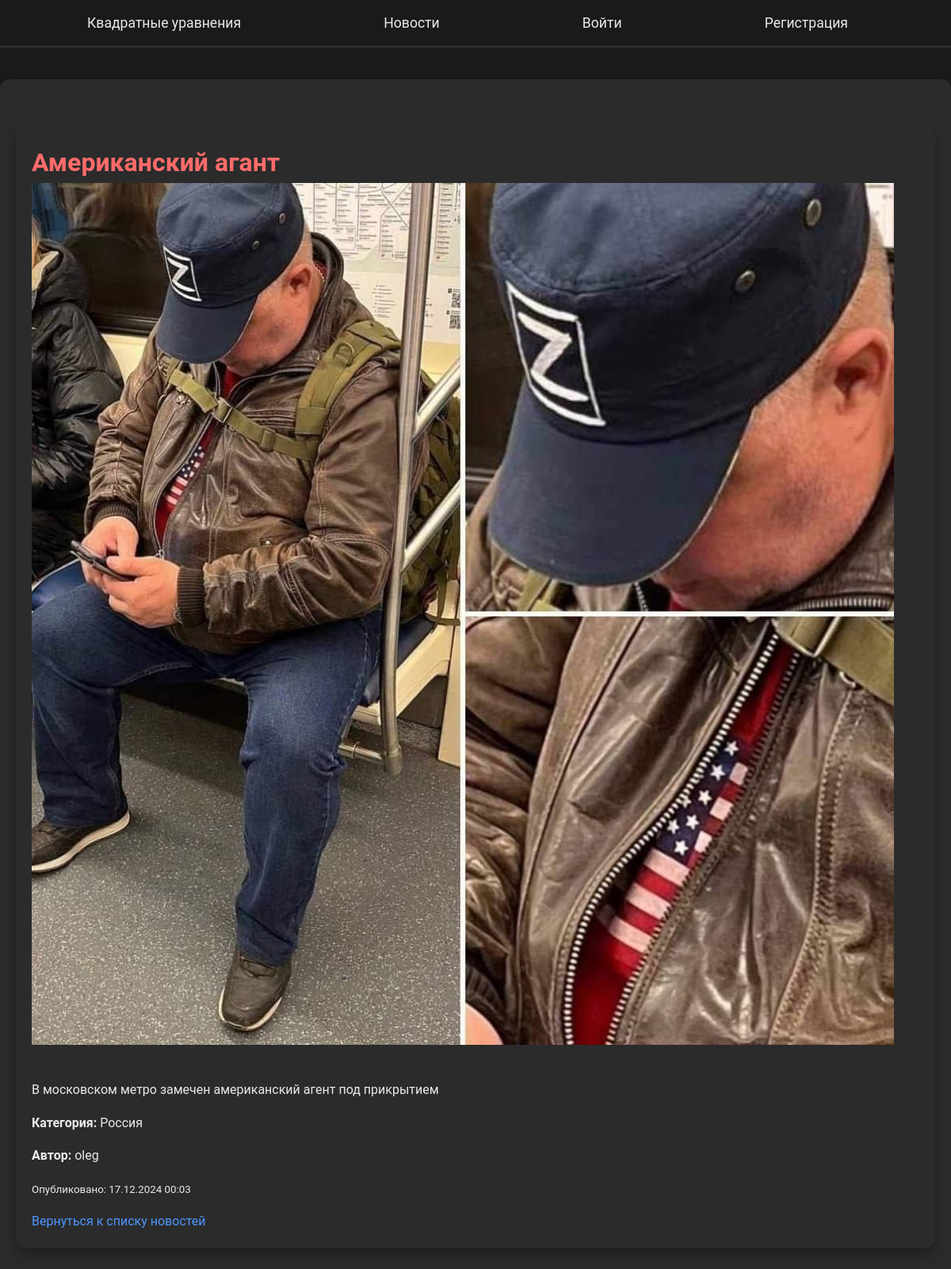
Screenshot of /news/2/ with the database file from the repository.
### news/models.py (models this page shows, shortened)
class News(models.Model):
    STATUS_CHOICES = [
        ('draft', 'Черновик'),
        ('pending', 'На модерации'),
        ('published', 'Опубликован'),
    ]
    title = models.CharField("Заголовок", max_length=200)
    content = models.TextField("Содержание")
    category = models.ForeignKey(Category, on_delete=models.CASCADE, related_name="news", verbose_name="Категория", default=1)
    tags = models.ManyToManyField(Tag, blank=True, related_name="news", verbose_name="Теги")
    image = models.ImageField("Изображение", upload_to='news_images/')
    status = models.CharField("Статус", max_length=10, choices=STATUS_CHOICES, default='draft')
    created_at = models.DateTimeField("Дата публикации", auto_now_add=True)
    updated_at = models.DateTimeField("Дата изменения", auto_now=True)
    author = models.ForeignKey(settings.AUTH_USER_MODEL, on_delete=models.CASCADE, verbose_name="Автор", null=True, blank=True)
    class Meta:
        verbose_name = "Новость"
        verbose_name_plural = "Новости"
        ordering = ['-created_at']

class Category(models.Model):
    name = models.CharField("Название категории", max_length=100)
    slug = models.SlugField("Слаг", unique=True)
    class Meta:
        verbose_name = "Категория"
        verbose_name_plural = "Категории"
        ordering = ['name']

### accounts/models.py (models this page shows, shortened)
class CustomUser(AbstractUser):
    email = models.EmailField(unique=True)

### news/views.py (the view)
# urls.py: path('<int:pk>/', views.NewsDetailView.as_view(), name='news_detail'),
class NewsDetailView(View):
    @method_decorator(cache_page(60 * 1))
    def get(self, request, pk):
        news = get_object_or_404(News, pk=pk)
        return render(request, 'news/news_detail.html', {'news': news})

### news/templates/news/news_detail.html (shortened to what this page needs)
{% extends "layout.html" %}
{% block content %}
<div class="container">
    <h1>{{ news.title }}</h1>
    <img src="{{ news.image.url }}" alt="{{ news.title }}" style="max-width: 100%; margin-bottom: 20px;">
    <p>{{ news.content }}</p>
    <p>
        <strong>Категория:</strong>
        {% if news.category %}
            {{ news.category.name }}
        {% else %}
            Без категории
        {% endif %}
    </p>
    <p>
        <strong>Автор:</strong> {{ news.author.username }}
    </p>
    <p>
        <small>Опубликовано: {{ news.created_at|date:"d.m.Y H:i" }}</small>
    </p>
    <a href="{% url 'news_list' %}">Вернуться к списку новостей</a>
</div>
{% endblock %}

### static/css/style.css (style rules this page uses)
body { font-family: 'Roboto', sans-serif; margin: 0; padding: 0; background-color: #1a1a1a; color: #eaeaea; line-height: 1.6; }
h1, h2 { color: #ff6b6b; margin: 0; }
a { text-decoration: none; color: #4d96ff; transition: color 0.3s ease-in-out; }
.container { max-width: 1200px; margin: 40px auto; padding: 20px; background-color: #2b2b2b; border-radius: 12px; box-shadow: 0 8px 16px rgba(0, 0, 0, 0.3); }

### rows the page displays
News: title "Американский агант", image (picture), content "В московском метро замечен американский агент под прикрытием", category.name "Россия", author.username "oleg", created_at "17.12.2024 00:03"
